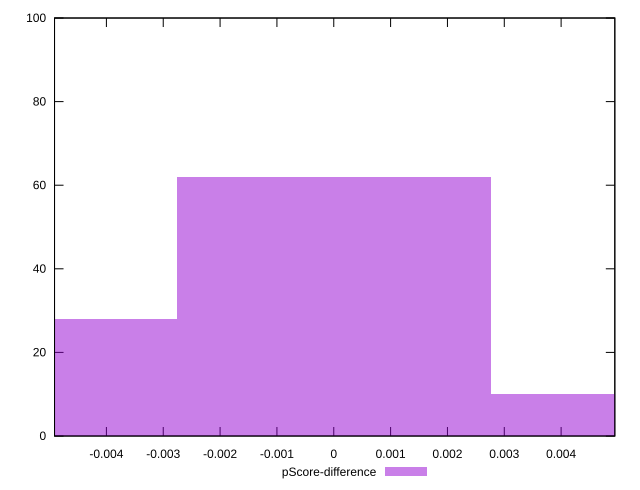

The gnuplot source for this figure:
reset

$pScoreDifference <<EOF
-0.005525136568546206 28
0 62
0.005525136568546206 10
EOF

set key outside below
set boxwidth 0.005525136568546206
set xrange [-0.004912560558081314:0.004944863313919523]
set yrange [0:100]
set trange [0:100]
set style fill transparent solid 0.5 noborder
set terminal svg size 640, 490 enhanced background rgb 'white'
set output "reprap/bootup-time/samples/pages/pScore-difference/histogram.svg"

plot $pScoreDifference title "pScore-difference" with boxes

reset
